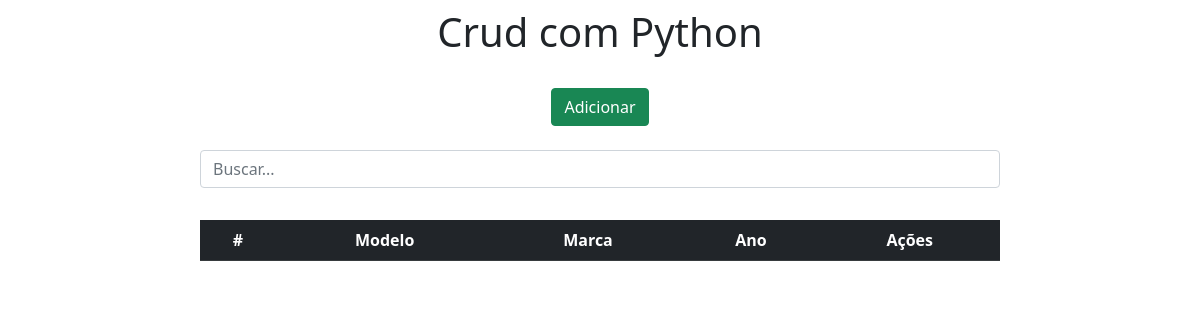
The app's page /, older data.
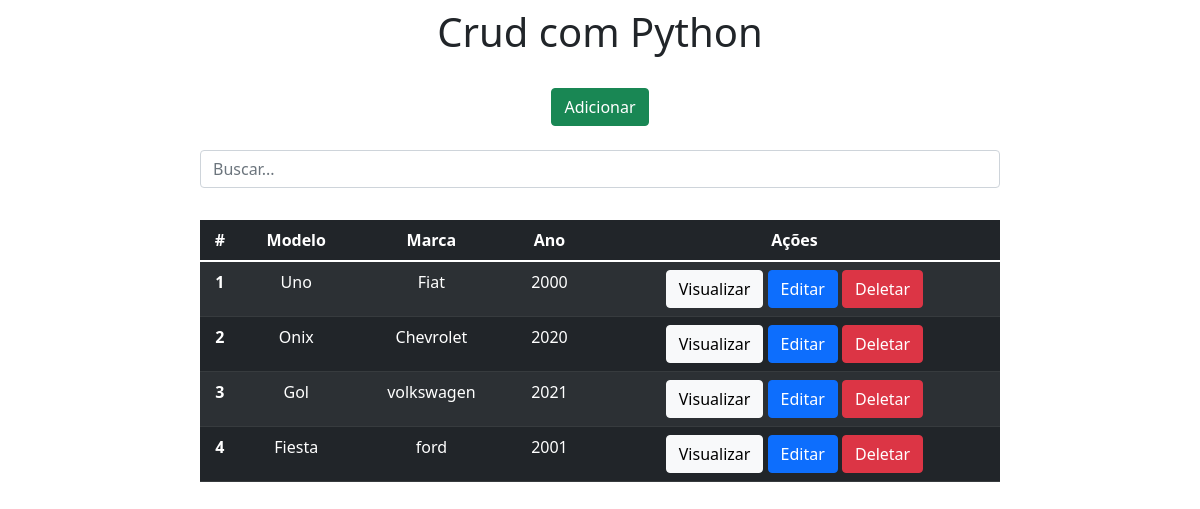
The same page, newer data.
### app/models.py (models this page shows)
class Carros(models.Model):
    Modelo = models.CharField(max_length=150)
    Marca = models.CharField(max_length=100)
    Ano = models.IntegerField()

### app/views.py (the view)
# urls.py: path('', home, name='home'),
def home(request):
    data = {}
    search = request.GET.get('search')
    if search:
        data['db'] = Carros.objects.filter(Modelo__icontains=search)
    else:
        data['db'] = Carros.objects.all()
    return render(request, 'index.html', data)

### app/templates/index.html (shortened to what this page needs)
<!DOCTYPE html>
<html lang="pt-br">
<head>
    <link href="https://cdn.jsdelivr.net/npm/bootstrap@5.1.3/dist/css/bootstrap.min.css" rel="stylesheet">
</head>
<body>
    <div class="col-8 m-auto pt-2 pb-2 text-center">
        <h1>Crud com Python</h1>
    </div>
    <div class="col-8 m-auto pt-3 pb-2 text-center">
        <a href="/form" class="btn btn-success">Adicionar</a>
    </div>
    <div class="col-8 m-auto pt-3 pb-2 text-center">
        <form method="get">
            <input type="text" id="search" name="search" class="form-control" placeholder="Buscar...">
        </form>
    </div>
    <div class="col-8 m-auto pt-4 pb-2 text-center">
        <table class="table table-dark table-striped">
            <thead>
                <tr>
                    <th scope="col">#</th>
                    <th scope="col">Modelo</th>
                    <th scope="col">Marca</th>
                    <th scope="col">Ano</th>
                    <th scope="col">Ações</th>
                </tr>
            </thead>
            <tbody>
                {% for dbs in db %}
                <tr>
                    <th>{{dbs.id}}</th>
                    <td>{{dbs.Modelo}}</td>
                    <td>{{dbs.Marca}}</td>
                    <td>{{dbs.Ano}}</td>
                    <td>
                        <a href="/view/{{dbs.id}}/" class="btn btn-light">Visualizar</a>
                        <a href="/edit/{{dbs.id}}/" class="btn btn-primary">Editar</a>
                        <a href="/delete/{{dbs.id}}/" class="btn btn-danger btnDel">Deletar</a>
                    </td>
                </tr>
                {% endfor %}
            </tbody>
        </table>
    </div>
    {% load static %}
</body>
</html>

Row changes from the older to the newer data that the page shows:
added Carros: id "1", Modelo "Uno", Marca "Fiat", Ano "2000"
added Carros: id "2", Modelo "Onix", Marca "Chevrolet", Ano "2020"
added Carros: id "3", Modelo "Gol", Marca "volkswagen", Ano "2021"
added Carros: id "4", Modelo "Fiesta", Marca "ford", Ano "2001"
